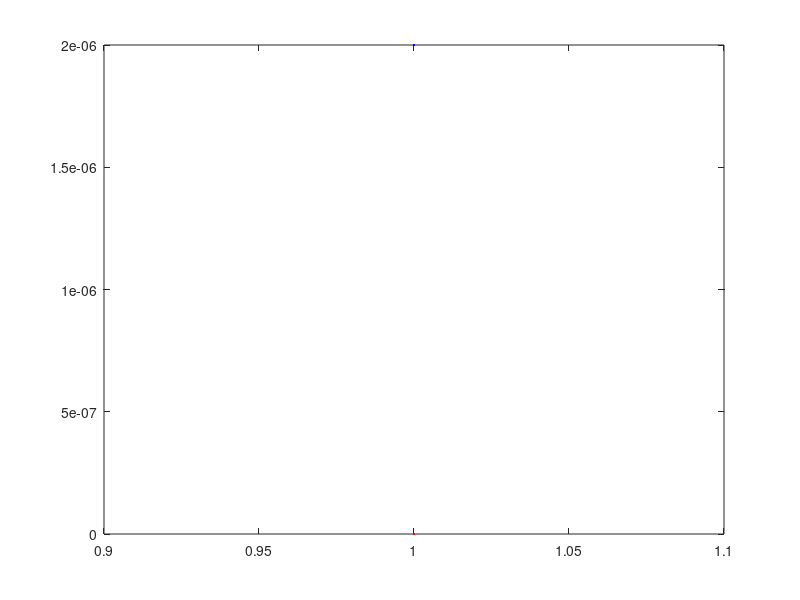

This chart was generated by the following MATLAB code:
clc;
clf;
clear;
clear figure;
close all;

index_left_right(1,2)=0;

for i=1:4*929
    points_order =fix(i/4)+1;
    %fprintf('正在处理%d帧数据\n', points_order );
    
    line_num = rem(i,4);

    if rem(i,4)==0
        points_order = points_order - 1;
        line_num = 4;
    end

    flag_all = 0;
    flag_left = 0;
    flag_right = 0;

    try
        file_path =  sprintf('/home/freelings/pointcloud/data/points_%d/line_%d.txt', points_order, line_num );
        A = load ( file_path ); 
        num = size( A, 1 );
    catch
        flag_all = 1;
        fprintf('%d全点云数据不存在\n',points_order);
    end

    try
        file_path =  sprintf('/home/freelings/pointcloud/data/points_%d/minus_line_left_%d.txt', points_order, line_num );
        B = load ( file_path ); 
        file_path =  sprintf('/home/freelings/pointcloud/data/points_%d/smooth_line_left_%d.txt', points_order, line_num );
        C = load ( file_path ); 
        num_left = size( C, 1 );
    catch
        flag_left = 1;
        fprintf('%d %d线左点云数据不存在\n', points_order, line_num );
    end

    try
        file_path =  sprintf('/home/freelings/pointcloud/data/points_%d/minus_line_right_%d.txt', points_order, line_num );
        D = load ( file_path ); 
        file_path =  sprintf('/home/freelings/pointcloud/data/points_%d/smooth_line_right_%d.txt', points_order, line_num );
        E = load ( file_path ); 
        num_right = size( E, 1 );
    catch
        flag_right = 1;
        fprintf('%d %d线右点云数据不存在\n', points_order, line_num );
    end

    if flag_left == 0 && flag_right == 0
        left_min = min( C );
        left_max =max( C );
        right_min = min( E );
        right_max =max( E );


        mean_left = mean( C );
        mean_right = mean( E );

        std_left = std( C, 1, 1 );
        std_right = std( E, 1, 1 );

        var_left = var( C, 1, 1 );
        var_right = var( E, 1, 1 );

        index_left_right(i,1)=var_left;
        index_left_right(i,2)=var_right;
    end
end;

average_left = mean( index_left_right( :, 1) );
average_right = mean( index_left_right( :, 2) );
average_middle = 1.518197420604283e-05;
average_assume = 2e-06;

figure
plot( index_left_right(:,1),'.-k');
hold on;
plot( index_left_right(:,2),'.-r');
hold on;
plot( [1 size( index_left_right,1 )], [ average_assume average_assume], '.-b' );

    if flag_all == 0
        for i=1:num
            if( isnan( A(i,1) ) && isnan( A(i,2) ) && isnan( A(i,3) ) )
                break_point = i;
            end
        end
    
        figure
        plot3( A(:,1),A(:,2),A(:,3), 'k*-');
        axis equal
    
        figure
        plot( 1:num, A(:,3), 'k*-');
    end
    
    if flag_all == 0 && flag_left == 0
        figure
        subplot( 3,1,1)
        plot( flipud( A(1:num_left,3) ), 'k*-');
        title('左侧第一线z高度')
        subplot( 3,1,2)
        plot( B, 'b*-');
        title('移动窗口计算误差')
        subplot( 3,1,3)
        plot( C, 'r*-');
        title('误差滤波')
    end
    
    if flag_all == 0 && flag_right == 0
        figure
        subplot( 3,1,1)
        plot( A(break_point+1:break_point+num_right,3), 'k*-');
        title('右侧第一线z高度')
        subplot( 3,1,2)
        plot( D, 'b*-');
        title('移动窗口计算误差')
        subplot( 3,1,3)
        plot( E, 'r*-');
        title('误差滤波')
    end